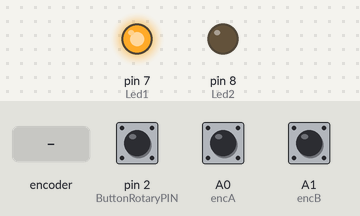
Recording of a sketch running on a simulated Arduino Uno, built with avr-gcc and run on an emulated ATmega328P. Parts: output pins drawn as LEDs (lit = HIGH). The inputs (shaded band) are chosen by the test bench; at power-on: A0 (encA) HIGH, pin 2 (ButtonRotaryPIN) HIGH, A1 (encB) HIGH. Sleep ends after the set time or at an interrupt; what the sketch prints to the serial monitor is not drawn.

Above: at 1.2 s.
1.3 s: rotary encoder on pin 2 (ButtonRotaryPIN) / A1 (encB) turned 1 step (first pin leading)
At 2.7 s:
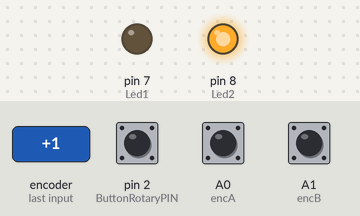
3.5 s: A0 (encA) pulled LOW for 0.15 s
5.1 s: A0 (encA) pulsed LOW 2 times (0.12 s each, 0.3 s apart)
7.2 s: A0 (encA) pulsed LOW 5 times (0.12 s each, 0.3 s apart)
At 19.0 s:
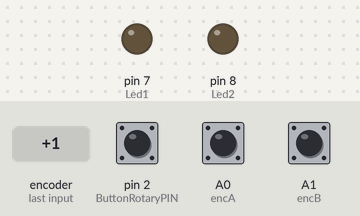
Timing chart, 0 to 20.0 s (numbered marks = the images above; inputs shaded):
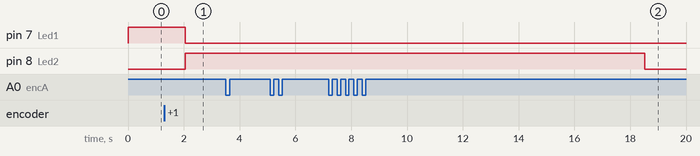

Measured:
- after the input at 1.3 s, pin 7 (Led1): HIGH → LOW after 0.75 s; pin 8 (Led2): LOW → HIGH after 0.75 s
- after the input at 3.5 s, every drawn part: stays the same
- after the input at 5.1 s, every drawn part: stays the same
- after the input at 7.2 s, pin 8 (Led2): HIGH → LOW after 11.3 s instead of 8.5 s

The sketch:

VolControll.v0.ino
```cpp
/*
 * Project VolControll
 * Control TV and Reciever volume using rotary encoder with Red/Green leds and push button
 * lg Volume up
      20DF40BF
  lg vol down
      20DFC03F
  lg tv power
      20DF10EF
  lg mute
      20DF906F
[Use irsend.sendLG(0x20DFC03F, 32); ]

  JVC vol up
      C578
  JVC vol down
      C5F8
  JVC power
      C0E8
  JVC TV OUT
      C508
  JVC mute
      C538
[for down use irsend.sendJVC(0xC5F8,16,0); // hex value, 16 bits, repeat
  delayMicroseconds(50);]
** Documents https://www.circuitsathome.com/mcu/reading-rotary-encoder-on-arduino/
* http://bildr.org/2012/08/rotary-encoder-arduino/
*
 */
#include <IRremote.h>
#include <avr/sleep.h>

IRsend irsend;
#define encA A0 //Analong pin 0
#define encB A1//Analong pin 1
#define encPort PINC
int AvgCount=0; //to reduce errors- making avarage of 5 clicks
int EncoderAvg=0;
#define ButtonRotaryPIN 2
#define Led1 7
#define Led2 8
boolean LastButtonRotary=true;
uint8_t encoder,prevencoder;

unsigned long timer;
long SleepInterval = 10000; //sleep 10 sec from event
long previousMillis = 0;

void setup()
{
  pinMode(encA, INPUT);
  digitalWrite(encA, HIGH);
  pinMode(encB, INPUT);
  pinMode(Led1, OUTPUT);
  pinMode(Led2, OUTPUT);
  pinMode(ButtonRotaryPIN, INPUT);
    digitalWrite(ButtonRotaryPIN,HIGH);
  digitalWrite(encB, HIGH);
  Serial.begin (9600);
  Serial.println("Let the game begin");
}


void loop() {
  timer = millis();
  int8_t tmpdata;
  tmpdata = read_encoder();
  if (!digitalRead(ButtonRotaryPIN)) {
    Serial.println("Push!");
    previousMillis = timer; //reset timer
    LastButtonRotary=!LastButtonRotary; //change button state
    if (LastButtonRotary) {//Mute TV/Reciever
      SendIRSignal(5);
      SendIRSignal(2);
    }
    else{
      SendIRSignal(2);
      SendIRSignal(5);
    }
    delay(100); //reduce button errors
  }
  //change led color
  digitalWrite(Led1,LastButtonRotary);
  digitalWrite(Led2,!LastButtonRotary);
  if( tmpdata ) {
    AvgCount+= 1;
    previousMillis = timer; //reset timer
    EncoderAvg+=tmpdata;
    Serial.print(tmpdata);
    //Serial.print("EncoderAvg "); Serial.println(EncoderAvg);
    if (AvgCount==5){
      if (RotaryEncoderPosition()){ //clockwise knob rotation
        Serial.println("up");
        if (LastButtonRotary)
          SendIRSignal(0); //Send to TV
       else
          SendIRSignal(3); //Send to Reciever
      }else{
        if (LastButtonRotary)
          SendIRSignal(1);//Send to TV
        else
          SendIRSignal(4);//Send to Reciever
        Serial.println("down");

        }
    }
  }
  if(timer - previousMillis > SleepInterval) { //Check for Sleep interval
      previousMillis = timer;
      sleepNow();
  }
}

// Rotary Encoder Position, return true for clockwise rotation
boolean RotaryEncoderPosition(){
  boolean rtn;
      if (EncoderAvg>0) rtn=true;
        else
        rtn=false;
      AvgCount=0;
      EncoderAvg=0;
  return rtn;
}

//sending signal to IR
void SendIRSignal(int option){
  for (int i = 0; i < 3; i++) {
    switch (option){
      case 0:// LG Volume up
        SendLGVolUp();
      break;
      case 1:// LG Volume Down
        SendLGVolDown();
      break;
      case 2:// LG mute
        SendLGMute();
      break;
      case 3:// JVC Volume up
        SendJVCVolUp();
      break;
      case 4:// JVC Volume Down
        SendJVCVolDown();
      break;
      case 5:// JVC Mute
        SendJVCMute();
      break;
    }
    delay(40);
  }
}
//Sending IR Signal for JVC Volume up
void SendJVCVolUp(){
  irsend.sendJVC(0xC578,16,0);
  delayMicroseconds(50);
}

//Sending IR Signal for LG Mute
void SendLGMute(){
  irsend.sendLG(0x20DF906F, 32);
}

//Sending IR Signal for JVC Mute
void SendJVCMute(){
  irsend.sendJVC(0xC538,16,0);
  delayMicroseconds(50);
}

//Sending IR Signal for JVC Volume down
void SendJVCVolDown(){
  irsend.sendJVC(0xC5F8,16,0);
  delayMicroseconds(50);
}

//Sending IR Signal for LG Volume up
void SendLGVolUp(){
  irsend.sendLG(0x20DF40BF, 32);
}

//Sending IR Signal for LG Volume down
void SendLGVolDown(){
  irsend.sendLG(0x20DFC03F, 32);
}

//read rotary encoder and return (1) for clockwise or (-1) anti-clockwise
int8_t read_encoder()
{
  static int8_t enc_states[] = {0,-1,1,0,1,0,0,-1,-1,0,0,1,0,1,-1,0};
  static uint8_t old_AB = 0;
  old_AB <<= 2;
  old_AB |= ( encPort & 0x03 );
  return ( enc_states[( old_AB & 0x0f )]);
}
//Wake up from sleep
void wakeUpNow()   {
  detachInterrupt(0);
  Serial.println("good morning!!");
}

// Put the arduino to sleep mode for low power consumption
void sleepNow()  {
  Serial.println("Go to sleep");
  digitalWrite(ButtonRotaryPIN,HIGH);
  // low all leds
  digitalWrite(Led1,LOW);
  digitalWrite(Led2,LOW);
  attachInterrupt(0, wakeUpNow, LOW);
  delay(100);
  set_sleep_mode(SLEEP_MODE_PWR_DOWN);
  sleep_enable();
  sleep_bod_disable();
  sei();
  sleep_mode();
  /* The program will continue from here. */
    /* First thing to do is disable sleep. */
  sleep_disable();
  delay(200); //reduce button errors
}
```
